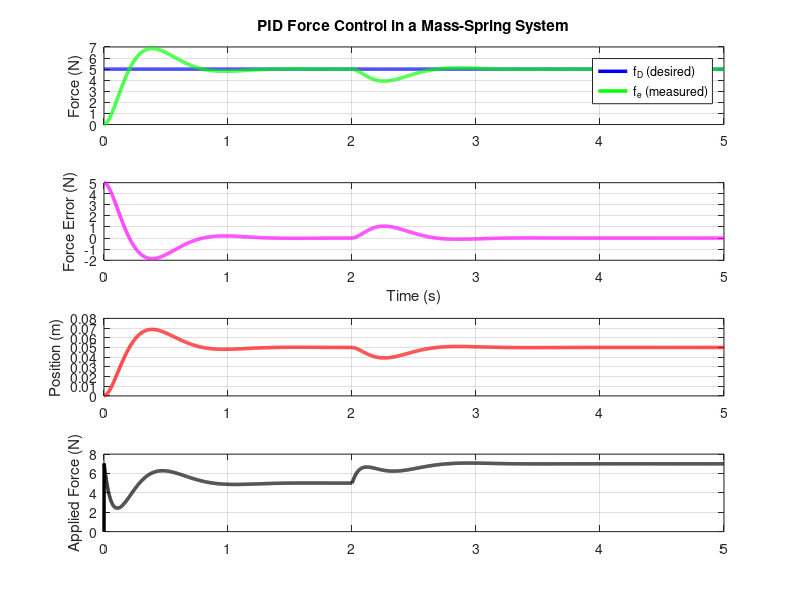

MATLAB code for this plot:
% Simulation parameters
T = 5;             % total simulation time [s]
dt = 0.001;        % time step [s]
t = 0:dt:T;

% System parameters
m = 1.0;           % mass [kg]
k_e = 100;         % spring constant [N/m]

% PID controller gains
k_pf = 40;     % proportional gain
k_vf = 20;     % derivative gain
k_if = 550;     % integral gain (5)

% Desired force input (step)
f_D = 5 * ones(size(t));

% External disturbance force (step at 2s)
f_d = zeros(size(t));
f_d(t >= 2) = 2;   % disturbance of 2 N

% Initialize variables
x = zeros(size(t));         % position
v = zeros(size(t));         % velocity
f = zeros(size(t));         % applied force
f_e = zeros(size(t));       % measured spring force
e_f = zeros(size(t));       % force error
int_e_f = zeros(size(t));   % integral of error

% Simulation loop
for k = 2:length(t)
    f_e(k-1) = k_e * x(k-1);                     % spring force
    e_f(k-1) = f_D(k-1) - f_e(k-1);              % force error

    % Integrate the error
    int_e_f(k) = int_e_f(k-1) + e_f(k-1) * dt;

    % PID control law
    %f(k) = m * (k_pf * (1/k_e) * e_f(k-1) + k_if * int_e_f(k) - k_vf * v(k-1) ) + f_D(k-1);
    f(k) = m * (k_pf * (1/k_e) * e_f(k-1) + k_if * (1/k_e) * int_e_f(k) - k_vf * v(k-1) ) + f_D(k-1);

    % System dynamics: f = m*a + k_e*x + f_d => a = (f - k_e*x - f_d) / m
    a = (f(k) - k_e * x(k-1) - f_d(k-1)) / m;

    % Euler integration for velocity and position
    v(k) = v(k-1) + a * dt;
    x(k) = x(k-1) + v(k) * dt;
end

% Final values
f_e(end) = k_e * x(end);
e_f(end) = f_D(end) - f_e(end);

% Plots
figure;
subplot(4,1,1);
plot(t, f_D, 'b', 'LineWidth', 2.5, t, f_e, 'g', 'LineWidth', 2.5);
legend('f_D (desired)', 'f_e (measured)');
ylabel('Force (N)');
title('PID Force Control in a Mass-Spring System');
grid on;

subplot(4,1,2);
plot(t, e_f, 'm', 'LineWidth', 2.5);
ylabel('Force Error (N)');
xlabel('Time (s)');
grid on;

subplot(4,1,3);
plot(t, x, 'r', 'LineWidth', 2.5);
ylabel('Position (m)');
grid on;

subplot(4,1,4);
plot(t, f, 'k', 'LineWidth', 2.5);
ylabel('Applied Force (N)');
grid on;
